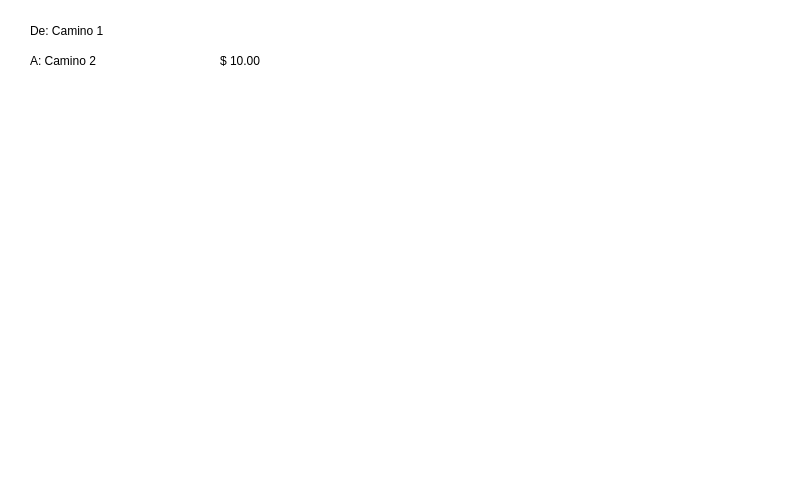
<?xml version="1.0" encoding="UTF-8"?>
<ui version="4.0">
 <class>Form</class>
 <widget class="QWidget" name="Form">
  <property name="geometry">
   <rect>
    <x>0</x>
    <y>0</y>
    <width>800</width>
    <height>480</height>
   </rect>
  </property>
  <property name="minimumSize">
   <size>
    <width>800</width>
    <height>480</height>
   </size>
  </property>
  <property name="maximumSize">
   <size>
    <width>800</width>
    <height>480</height>
   </size>
  </property>
  <property name="windowTitle">
   <string>Form</string>
  </property>
  <property name="styleSheet">
   <string notr="true">background-color: #fff</string>
  </property>
  <widget class="QLabel" name="label">
   <property name="geometry">
    <rect>
     <x>6</x>
     <y>12</y>
     <width>791</width>
     <height>461</height>
    </rect>
   </property>
   <property name="text">
    <string/>
   </property>
   <property name="pixmap">
    <pixmap>../Imagenes/Servicios.jpg</pixmap>
   </property>
  </widget>
  <widget class="QLabel" name="label_mayores_edad">
   <property name="geometry">
    <rect>
     <x>540</x>
     <y>120</y>
     <width>121</width>
     <height>111</height>
    </rect>
   </property>
   <property name="text">
    <string/>
   </property>
   <property name="pixmap">
    <pixmap>../Imagenes/adultos.png</pixmap>
   </property>
   <property name="scaledContents">
    <bool>true</bool>
   </property>
  </widget>
  <widget class="QLabel" name="label_pagar">
   <property name="geometry">
    <rect>
     <x>430</x>
     <y>290</y>
     <width>101</width>
     <height>131</height>
    </rect>
   </property>
   <property name="text">
    <string/>
   </property>
   <property name="pixmap">
    <pixmap>../Imagenes/Mipago.png</pixmap>
   </property>
   <property name="scaledContents">
    <bool>false</bool>
   </property>
  </widget>
  <widget class="QLabel" name="label_estudiantes">
   <property name="geometry">
    <rect>
     <x>280</x>
     <y>120</y>
     <width>121</width>
     <height>111</height>
    </rect>
   </property>
   <property name="text">
    <string/>
   </property>
   <property name="pixmap">
    <pixmap>../Imagenes/estudiantes.png</pixmap>
   </property>
   <property name="scaledContents">
    <bool>true</bool>
   </property>
  </widget>
  <widget class="QLabel" name="label_volver">
   <property name="geometry">
    <rect>
     <x>680</x>
     <y>350</y>
     <width>91</width>
     <height>71</height>
    </rect>
   </property>
   <property name="text">
    <string/>
   </property>
   <property name="pixmap">
    <pixmap>../Imagenes/volver.png</pixmap>
   </property>
   <property name="scaledContents">
    <bool>true</bool>
   </property>
  </widget>
  <widget class="QLabel" name="label_8">
   <property name="geometry">
    <rect>
     <x>220</x>
     <y>50</y>
     <width>201</width>
     <height>21</height>
    </rect>
   </property>
   <property name="styleSheet">
    <string notr="true">font: 75 18pt &quot;Arial&quot;;</string>
   </property>
   <property name="text">
    <string>$ 10.00</string>
   </property>
  </widget>
  <widget class="QLabel" name="label_personas_normales">
   <property name="geometry">
    <rect>
     <x>160</x>
     <y>290</y>
     <width>121</width>
     <height>111</height>
    </rect>
   </property>
   <property name="text">
    <string/>
   </property>
   <property name="pixmap">
    <pixmap>../Imagenes/normal.png</pixmap>
   </property>
   <property name="scaledContents">
    <bool>true</bool>
   </property>
  </widget>
  <widget class="QLabel" name="label_hacia">
   <property name="geometry">
    <rect>
     <x>30</x>
     <y>50</y>
     <width>181</width>
     <height>21</height>
    </rect>
   </property>
   <property name="styleSheet">
    <string notr="true">font: 75 18pt &quot;Arial&quot;;</string>
   </property>
   <property name="text">
    <string>A: Camino 2</string>
   </property>
  </widget>
  <widget class="QLabel" name="label_de">
   <property name="geometry">
    <rect>
     <x>30</x>
     <y>20</y>
     <width>181</width>
     <height>21</height>
    </rect>
   </property>
   <property name="styleSheet">
    <string notr="true">font: 75 18pt &quot;Arial&quot;;</string>
   </property>
   <property name="text">
    <string>De: Camino 1</string>
   </property>
  </widget>
  <widget class="QLabel" name="label_ninos">
   <property name="geometry">
    <rect>
     <x>40</x>
     <y>120</y>
     <width>121</width>
     <height>111</height>
    </rect>
   </property>
   <property name="text">
    <string/>
   </property>
   <property name="pixmap">
    <pixmap>../Imagenes/menores.png</pixmap>
   </property>
   <property name="scaledContents">
    <bool>true</bool>
   </property>
  </widget>
  <widget class="QLabel" name="label_ninos_total">
   <property name="geometry">
    <rect>
     <x>200</x>
     <y>130</y>
     <width>41</width>
     <height>31</height>
    </rect>
   </property>
   <property name="styleSheet">
    <string notr="true">font: 75 25pt &quot;Arial&quot;;</string>
   </property>
   <property name="text">
    <string/>
   </property>
  </widget>
  <widget class="QLabel" name="label_ninos_total_precio">
   <property name="geometry">
    <rect>
     <x>180</x>
     <y>170</y>
     <width>91</width>
     <height>31</height>
    </rect>
   </property>
   <property name="styleSheet">
    <string notr="true">font: 75 25pt &quot;Arial&quot;;</string>
   </property>
   <property name="text">
    <string/>
   </property>
  </widget>
  <widget class="QLabel" name="label_personas_total">
   <property name="geometry">
    <rect>
     <x>560</x>
     <y>310</y>
     <width>41</width>
     <height>31</height>
    </rect>
   </property>
   <property name="styleSheet">
    <string notr="true">font: 75 25pt &quot;Arial&quot;;</string>
   </property>
   <property name="text">
    <string/>
   </property>
  </widget>
  <widget class="QLabel" name="label_total_precio">
   <property name="geometry">
    <rect>
     <x>550</x>
     <y>350</y>
     <width>91</width>
     <height>31</height>
    </rect>
   </property>
   <property name="styleSheet">
    <string notr="true">font: 75 25pt &quot;Arial&quot;;</string>
   </property>
   <property name="text">
    <string/>
   </property>
  </widget>
  <widget class="QLabel" name="label_estudiantes_total">
   <property name="geometry">
    <rect>
     <x>430</x>
     <y>130</y>
     <width>41</width>
     <height>31</height>
    </rect>
   </property>
   <property name="styleSheet">
    <string notr="true">font: 75 25pt &quot;Arial&quot;;</string>
   </property>
   <property name="text">
    <string/>
   </property>
  </widget>
  <widget class="QLabel" name="label_estudiantes_total_precio">
   <property name="geometry">
    <rect>
     <x>410</x>
     <y>170</y>
     <width>91</width>
     <height>31</height>
    </rect>
   </property>
   <property name="styleSheet">
    <string notr="true">font: 75 25pt &quot;Arial&quot;;</string>
   </property>
   <property name="text">
    <string/>
   </property>
  </widget>
  <widget class="QLabel" name="label_mayores_total">
   <property name="geometry">
    <rect>
     <x>700</x>
     <y>130</y>
     <width>41</width>
     <height>31</height>
    </rect>
   </property>
   <property name="styleSheet">
    <string notr="true">font: 75 25pt &quot;Arial&quot;;</string>
   </property>
   <property name="text">
    <string/>
   </property>
  </widget>
  <widget class="QLabel" name="label_mayores_total_precio">
   <property name="geometry">
    <rect>
     <x>680</x>
     <y>170</y>
     <width>91</width>
     <height>31</height>
    </rect>
   </property>
   <property name="styleSheet">
    <string notr="true">font: 75 25pt &quot;Arial&quot;;</string>
   </property>
   <property name="text">
    <string/>
   </property>
  </widget>
  <widget class="QLabel" name="label_normales_total">
   <property name="geometry">
    <rect>
     <x>320</x>
     <y>300</y>
     <width>41</width>
     <height>31</height>
    </rect>
   </property>
   <property name="styleSheet">
    <string notr="true">font: 75 25pt &quot;Arial&quot;;</string>
   </property>
   <property name="text">
    <string/>
   </property>
  </widget>
  <widget class="QLabel" name="label_normales_total_precio">
   <property name="geometry">
    <rect>
     <x>300</x>
     <y>350</y>
     <width>91</width>
     <height>31</height>
    </rect>
   </property>
   <property name="styleSheet">
    <string notr="true">font: 75 25pt &quot;Arial&quot;;</string>
   </property>
   <property name="text">
    <string/>
   </property>
  </widget>
 </widget>
 <resources/>
 <connections/>
</ui>
